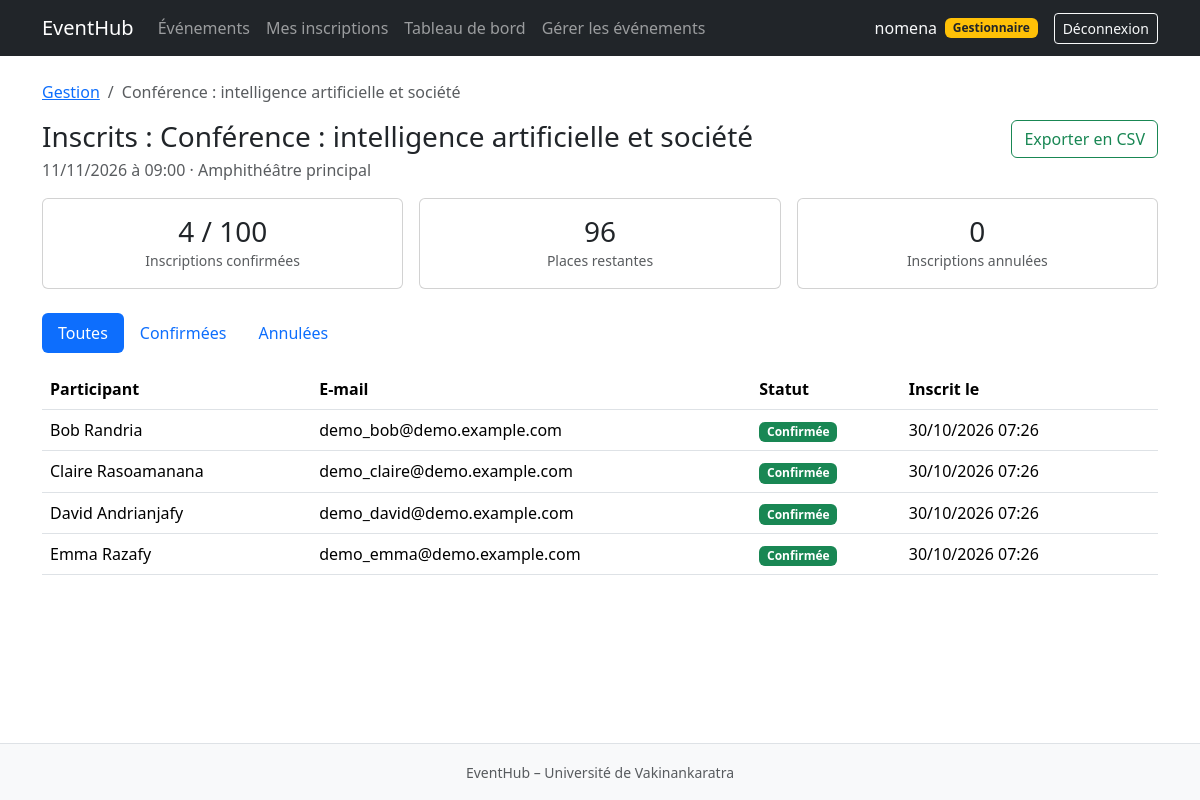
The app's page /gestion/evenements/15/inscrits/ (signed in) with its own data.
### accounts/models.py (models this page shows)
class Utilisateur(AbstractUser):
    class Role(models.TextChoices):
        PARTICIPANT = "participant", "Participant"
        GESTIONNAIRE = "gestionnaire", "Gestionnaire"
    email = models.EmailField("adresse e-mail", unique=True)
    role = models.CharField(
        max_length=20,
        choices=Role.choices,
        default=Role.PARTICIPANT,
        db_index=True,
    )
    @property
    def est_gestionnaire(self):
        return self.is_superuser or self.role == self.Role.GESTIONNAIRE
    def __str__(self):
        return self.get_full_name() or self.username
    class Meta:
        verbose_name = "Utilisateur"
        verbose_name_plural = "Utilisateurs"
        ordering = ["username"]

### events/models.py (models this page shows, shortened)
class HorodatageModel(models.Model):
    date_creation = models.DateTimeField(auto_now_add=True)
    date_modification = models.DateTimeField(auto_now=True)
    class Meta:
        abstract = True

class Evenement(HorodatageModel):
    titre = models.CharField(max_length=200)
    description = models.TextField()
    date = models.DateTimeField(db_index=True)
    lieu = models.CharField(max_length=255)
    capacite = models.PositiveIntegerField(validators=[MinValueValidator(1)])
    categorie = models.ForeignKey(
        Categorie, on_delete=models.PROTECT, related_name="evenements"
    )
    cree_par = models.ForeignKey(
        settings.AUTH_USER_MODEL,
        on_delete=models.PROTECT,
        related_name="evenements_crees",
    )
    objects = EvenementQuerySet.as_manager()
    class Meta:
        verbose_name = "Événement"
        verbose_name_plural = "Événements"
        ordering = ["date"]
        constraints = [
            models.CheckConstraint(
                condition=Q(capacite__gte=1),
                name="evenement_capacite_positive",
            )
        ]
    @property
    def nombre_inscrits(self):
        if hasattr(self, "nb_inscrits"):
            return self.nb_inscrits
        return self.inscriptions.filter(
            statut=Inscription.Statut.CONFIRMEE
        ).count()
    @property
    def places_restantes(self):
        return max(0, self.capacite - self.nombre_inscrits)
    @property
    def est_a_venir(self):
        return self.date > timezone.now()

class Inscription(HorodatageModel):
    class Statut(models.TextChoices):
        CONFIRMEE = "confirmed", "Confirmée"
        ANNULEE = "cancelled", "Annulée"
    participant = models.ForeignKey(
        settings.AUTH_USER_MODEL,
        on_delete=models.PROTECT,
        related_name="inscriptions",
    )
    evenement = models.ForeignKey(
        Evenement, on_delete=models.PROTECT, related_name="inscriptions"
    )
    statut = models.CharField(
        max_length=20,
        choices=Statut.choices,
        default=Statut.CONFIRMEE,
        db_index=True,
    )
    date_annulation = models.DateTimeField(null=True, blank=True)
    class Meta:
        verbose_name = "Inscription"
        verbose_name_plural = "Inscriptions"
        ordering = ["-date_creation"]
        constraints = [
            models.UniqueConstraint(
                fields=["participant", "evenement"],
                name="unique_inscription_participant_evenement",
            )
        ]
        indexes = [
            models.Index(fields=["evenement", "statut"]),
        ]
    @property
    def est_confirmee(self):
        return self.statut == self.Statut.CONFIRMEE
    @property
    def est_annulable(self):
        return self.est_confirmee and self.evenement.est_a_venir

### events/views_gestion.py (the view)
# urls.py: path("gestion/evenements/<int:pk>/inscrits/", views_gestion.InscritsEvenementView.as_view(), name="inscrits"),
class InscritsEvenementView(GestionnaireRequisMixin, DetailView):
    template_name = "evenements/gestion/inscrits.html"
    context_object_name = "evenement"
    def get_queryset(self):
        return Evenement.objects.avec_stats().select_related("categorie")
    def get_context_data(self, **kwargs):
        contexte = super().get_context_data(**kwargs)
        statut = self.request.GET.get("statut", "")
        inscriptions = (
            self.object.inscriptions.select_related("participant")
            .order_by("date_creation")
        )
        if statut in Inscription.Statut.values:
            inscriptions = inscriptions.filter(statut=statut)
        else:
            statut = ""
        contexte["inscriptions"] = inscriptions
        contexte["statut"] = statut
        contexte["nb_annulees"] = self.object.inscriptions.filter(
            statut=Inscription.Statut.ANNULEE
        ).count()
        return contexte

### events/models.py (called while the page is built)
    def avec_stats(self):
        return self.annotate(
            nb_inscrits=Count(
                "inscriptions",
                filter=Q(inscriptions__statut="confirmed"),
            ),
            nb_inscriptions_total=Count("inscriptions"),
        )

### events/permissions.py (called while the page is built)
    def test_func(self):
        return self.request.user.est_gestionnaire

### templates/evenements/gestion/inscrits.html (shortened to what this page needs)
{% extends "base.html" %}
{% block content %}
<nav aria-label="breadcrumb">
    <ol class="breadcrumb">
        <li class="breadcrumb-item"><a href="{% url 'evenements:gestion_liste' %}">Gestion</a></li>
        <li class="breadcrumb-item active">{{ evenement.titre }}</li>
    </ol>
</nav>
<div class="d-flex justify-content-between align-items-start mb-3">
    <div>
        <h1 class="h3 mb-1">Inscrits : {{ evenement.titre }}</h1>
        <p class="text-muted mb-0">{{ evenement.date|date:"d/m/Y à H:i" }} · {{ evenement.lieu }}</p>
    </div>
    <a href="{% url 'evenements:export_inscrits' evenement.pk %}" class="btn btn-outline-success">Exporter en CSV</a>
</div>
<div class="row g-3 mb-4">
    <div class="col-sm-4">
        <div class="card text-center"><div class="card-body">
            <div class="h3 mb-0">{{ evenement.nombre_inscrits }} / {{ evenement.capacite }}</div>
            <small class="text-muted">Inscriptions confirmées</small>
        </div></div>
    </div>
    <div class="col-sm-4">
        <div class="card text-center"><div class="card-body">
            <div class="h3 mb-0">{{ evenement.places_restantes }}</div>
            <small class="text-muted">Places restantes</small>
        </div></div>
    </div>
    <div class="col-sm-4">
        <div class="card text-center"><div class="card-body">
            <div class="h3 mb-0">{{ nb_annulees }}</div>
            <small class="text-muted">Inscriptions annulées</small>
        </div></div>
    </div>
</div>
<ul class="nav nav-pills mb-3">
    <li class="nav-item"><a class="nav-link {% if not statut %}active{% endif %}" href="?">Toutes</a></li>
    <li class="nav-item"><a class="nav-link {% if statut == 'confirmed' %}active{% endif %}" href="?statut=confirmed">Confirmées</a></li>
    <li class="nav-item"><a class="nav-link {% if statut == 'cancelled' %}active{% endif %}" href="?statut=cancelled">Annulées</a></li>
</ul>
{% if inscriptions %}
<div class="table-responsive">
    <table class="table align-middle">
        <thead>
            <tr>
                <th>Participant</th>
                <th>E-mail</th>
                <th>Statut</th>
                <th>Inscrit le</th>
                <th></th>
            </tr>
        </thead>
        <tbody>
            {% for inscription in inscriptions %}
            <tr>
                <td>{{ inscription.participant }}</td>
                <td>{{ inscription.participant.email }}</td>
                <td>
                    {% if inscription.est_confirmee %}
                        <span class="badge bg-success">{{ inscription.get_statut_display }}</span>
                    {% else %}
                        <span class="badge bg-secondary">{{ inscription.get_statut_display }}</span>
                    {% endif %}
                </td>
                <td>{{ inscription.date_creation|date:"d/m/Y H:i" }}</td>
                <td class="text-end">
                </td>
            </tr>
            {% endfor %}
        </tbody>
    </table>
</div>
{% else %}
<div class="alert alert-info">Aucune inscription{% if statut %} pour ce filtre{% endif %}.</div>
{% endif %}
{% endblock %}

### templates/base.html (shortened to what this page needs)
{% load static %}
<!DOCTYPE html>
<html lang="fr">
<head>
    <link rel="stylesheet" href="{% static 'css/bootstrap.min.css' %}">
</head>
<body class="d-flex flex-column min-vh-100">
<nav class="navbar navbar-expand-lg navbar-dark bg-dark">
    <div class="container">
        <a class="navbar-brand" href="/">EventHub</a>
        <div class="collapse navbar-collapse" id="menu">
    <ul class="navbar-nav me-auto">
    <li class="nav-item">
        <a class="nav-link" href="{% url 'evenements:liste' %}">Événements</a>
    </li>
    {% if user.is_authenticated %}
    <li class="nav-item">
        <a class="nav-link" href="{% url 'evenements:mes_inscriptions' %}">Mes inscriptions</a>
    </li>
    {% endif %}
    {% if user.is_authenticated and user.est_gestionnaire %}
<li class="nav-item">
    <a class="nav-link" href="{% url 'evenements:tableau_de_bord' %}">Tableau de bord</a>
</li>
<li class="nav-item">
    <a class="nav-link" href="{% url 'evenements:gestion_liste' %}">Gérer les événements</a>
</li>
{% endif %}
</ul>
    <ul class="navbar-nav">
        {% if user.is_authenticated %}
        <li class="nav-item d-flex align-items-center text-light me-3">
            {{ user }}
            {% if user.est_gestionnaire %}
                <span class="badge bg-warning text-dark ms-2">Gestionnaire</span>
            {% endif %}
        </li>
        <li class="nav-item">
            <form method="post" action="{% url 'accounts:deconnexion' %}">
                <button type="submit" class="btn btn-outline-light btn-sm">Déconnexion</button>
            </form>
        </li>
        {% endif %}
    </ul>
</div>
    </div>
</nav>
<main class="container my-4 flex-grow-1">
    {% block content %}{% endblock %}
</main>
<footer class="bg-light text-center py-3 border-top">
    <small class="text-muted">EventHub – Université de Vakinankaratra</small>
</footer>
</body>
</html>

### records on screen
Utilisateur: first_name+last_name+username "nomena"
Evenement: titre "Conférence : intelligence artificielle et société", date "11/11/2026 à 09:00", lieu "Amphithéâtre principal", nombre_inscrits "4", capacite "100", places_restantes "96"
Inscription: participant "Bob Randria", participant.email "demo_bob@demo.example.com", statut "Confirmée", date_creation "30/10/2026 07:26"
Inscription: participant "Claire Rasoamanana", participant.email "demo_claire@demo.example.com", statut "Confirmée", date_creation "30/10/2026 07:26"
Inscription: participant "David Andrianjafy", participant.email "demo_david@demo.example.com", statut "Confirmée", date_creation "30/10/2026 07:26"
Inscription: participant "Emma Razafy", participant.email "demo_emma@demo.example.com", statut "Confirmée", date_creation "30/10/2026 07:26"

### other values on screen
{{ nb_annulees }} "0"
